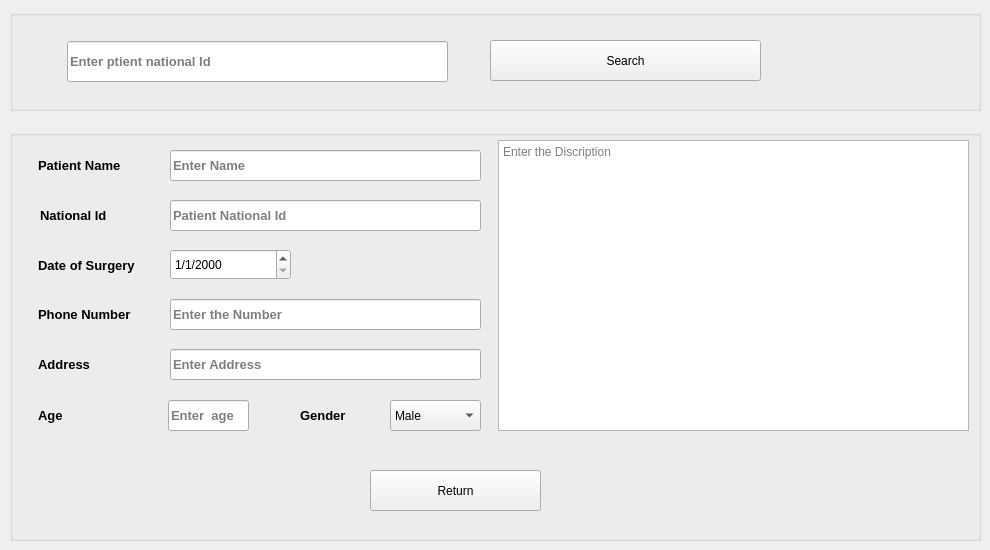
      <widget class="QWidget" name="tab_20">
       <attribute name="title">
        <string>Patient Return</string>
       </attribute>
       <widget class="QGroupBox" name="groupBox_32">
        <property name="geometry">
         <rect>
          <x>10</x>
          <y>130</y>
          <width>971</width>
          <height>411</height>
         </rect>
        </property>
        <property name="styleSheet">
         <string notr="true"/>
        </property>
        <property name="title">
         <string/>
        </property>
        <widget class="QLabel" name="label_90">
         <property name="geometry">
          <rect>
           <x>28</x>
           <y>219</y>
           <width>111</width>
           <height>31</height>
          </rect>
         </property>
         <property name="font">
          <font>
           <pointsize>10</pointsize>
           <weight>75</weight>
           <bold>true</bold>
          </font>
         </property>
         <property name="styleSheet">
          <string notr="true"/>
         </property>
         <property name="text">
          <string>Address</string>
         </property>
        </widget>
        <widget class="QTextEdit" name="textEdit_10">
         <property name="geometry">
          <rect>
           <x>488</x>
           <y>10</y>
           <width>471</width>
           <height>291</height>
          </rect>
         </property>
         <property name="placeholderText">
          <string>Enter the Discription</string>
         </property>
        </widget>
        <widget class="QLabel" name="label_91">
         <property name="geometry">
          <rect>
           <x>28</x>
           <y>169</y>
           <width>111</width>
           <height>31</height>
          </rect>
         </property>
         <property name="font">
          <font>
           <pointsize>10</pointsize>
           <weight>75</weight>
           <bold>true</bold>
          </font>
         </property>
         <property name="styleSheet">
          <string notr="true"/>
         </property>
         <property name="text">
          <string>Phone Number</string>
         </property>
        </widget>
        <widget class="QPushButton" name="pushButton_51">
         <property name="geometry">
          <rect>
           <x>360</x>
           <y>340</y>
           <width>171</width>
           <height>41</height>
          </rect>
         </property>
         <property name="styleSheet">
          <string notr="true"/>
         </property>
         <property name="text">
          <string>Return</string>
         </property>
        </widget>
        <widget class="QLabel" name="label_92">
         <property name="geometry">
          <rect>
           <x>290</x>
           <y>270</y>
           <width>61</width>
           <height>31</height>
          </rect>
         </property>
         <property name="font">
          <font>
           <pointsize>10</pointsize>
           <weight>75</weight>
           <bold>true</bold>
          </font>
         </property>
         <property name="styleSheet">
          <string notr="true"/>
         </property>
         <property name="text">
          <string>Gender</string>
         </property>
        </widget>
        <widget class="QLabel" name="label_93">
         <property name="geometry">
          <rect>
           <x>28</x>
           <y>120</y>
           <width>111</width>
           <height>31</height>
          </rect>
         </property>
         <property name="font">
          <font>
           <pointsize>10</pointsize>
           <weight>75</weight>
           <bold>true</bold>
          </font>
         </property>
         <property name="styleSheet">
          <string notr="true"/>
         </property>
         <property name="text">
          <string>Date of Surgery</string>
         </property>
        </widget>
        <widget class="QLabel" name="label_94">
         <property name="geometry">
          <rect>
           <x>28</x>
           <y>20</y>
           <width>111</width>
           <height>31</height>
          </rect>
         </property>
         <property name="font">
          <font>
           <pointsize>10</pointsize>
           <weight>75</weight>
           <bold>true</bold>
          </font>
         </property>
         <property name="styleSheet">
          <string notr="true"/>
         </property>
         <property name="text">
          <string>Patient Name</string>
         </property>
        </widget>
        <widget class="QLineEdit" name="lineEdit_62">
         <property name="geometry">
          <rect>
           <x>160</x>
           <y>169</y>
           <width>311</width>
           <height>31</height>
          </rect>
         </property>
         <property name="font">
          <font>
           <pointsize>10</pointsize>
           <weight>75</weight>
           <bold>true</bold>
          </font>
         </property>
         <property name="placeholderText">
          <string>Enter the Number</string>
         </property>
        </widget>
        <widget class="QLineEdit" name="lineEdit_63">
         <property name="geometry">
          <rect>
           <x>158</x>
           <y>270</y>
           <width>81</width>
           <height>31</height>
          </rect>
         </property>
         <property name="font">
          <font>
           <pointsize>10</pointsize>
           <weight>75</weight>
           <bold>true</bold>
          </font>
         </property>
         <property name="text">
          <string/>
         </property>
         <property name="placeholderText">
          <string>Enter  age</string>
         </property>
        </widget>
        <widget class="QLabel" name="label_95">
         <property name="geometry">
          <rect>
           <x>28</x>
           <y>270</y>
           <width>111</width>
           <height>31</height>
          </rect>
         </property>
         <property name="font">
          <font>
           <pointsize>10</pointsize>
           <weight>75</weight>
           <bold>true</bold>
          </font>
         </property>
         <property name="styleSheet">
          <string notr="true"/>
         </property>
         <property name="text">
          <string>Age</string>
         </property>
        </widget>
        <widget class="QLineEdit" name="lineEdit_64">
         <property name="geometry">
          <rect>
           <x>160</x>
           <y>219</y>
           <width>311</width>
           <height>31</height>
          </rect>
         </property>
         <property name="font">
          <font>
           <pointsize>10</pointsize>
           <weight>75</weight>
           <bold>true</bold>
          </font>
         </property>
         <property name="placeholderText">
          <string>Enter Address</string>
         </property>
        </widget>
        <widget class="QLineEdit" name="lineEdit_65">
         <property name="geometry">
          <rect>
           <x>160</x>
           <y>20</y>
           <width>311</width>
           <height>31</height>
          </rect>
         </property>
         <property name="font">
          <font>
           <pointsize>10</pointsize>
           <weight>75</weight>
           <bold>true</bold>
          </font>
         </property>
         <property name="placeholderText">
          <string>Enter Name</string>
         </property>
        </widget>
        <widget class="QComboBox" name="comboBox_14">
         <property name="geometry">
          <rect>
           <x>380</x>
           <y>270</y>
           <width>91</width>
           <height>31</height>
          </rect>
         </property>
         <item>
          <property name="text">
           <string>Male</string>
          </property>
         </item>
         <item>
          <property name="text">
           <string>Female</string>
          </property>
         </item>
        </widget>
        <widget class="QDateEdit" name="dateEdit_9">
         <property name="geometry">
          <rect>
           <x>160</x>
           <y>119</y>
           <width>121</width>
           <height>31</height>
          </rect>
         </property>
         <property name="displayFormat">
          <string>d/M/yyyy</string>
         </property>
        </widget>
        <widget class="QLineEdit" name="lineEdit_66">
         <property name="geometry">
          <rect>
           <x>160</x>
           <y>70</y>
           <width>311</width>
           <height>31</height>
          </rect>
         </property>
         <property name="font">
          <font>
           <pointsize>10</pointsize>
           <weight>75</weight>
           <bold>true</bold>
          </font>
         </property>
         <property name="placeholderText">
          <string>Patient National Id </string>
         </property>
        </widget>
        <widget class="QLabel" name="label_96">
         <property name="geometry">
          <rect>
           <x>30</x>
           <y>70</y>
           <width>111</width>
           <height>31</height>
          </rect>
         </property>
         <property name="font">
          <font>
           <pointsize>10</pointsize>
           <weight>75</weight>
           <bold>true</bold>
          </font>
         </property>
         <property name="styleSheet">
          <string notr="true"/>
         </property>
         <property name="text">
          <string>National Id</string>
         </property>
        </widget>
       </widget>
       <widget class="QGroupBox" name="groupBox_33">
        <property name="geometry">
         <rect>
          <x>10</x>
          <y>10</y>
          <width>971</width>
          <height>101</height>
         </rect>
        </property>
        <property name="title">
         <string/>
        </property>
        <widget class="QLineEdit" name="lineEdit_67">
         <property name="geometry">
          <rect>
           <x>57</x>
           <y>31</y>
           <width>381</width>
           <height>41</height>
          </rect>
         </property>
         <property name="font">
          <font>
           <pointsize>10</pointsize>
           <weight>75</weight>
           <bold>true</bold>
          </font>
         </property>
         <property name="placeholderText">
          <string>Enter ptient national Id</string>
         </property>
        </widget>
        <widget class="QPushButton" name="pushButton_52">
         <property name="geometry">
          <rect>
           <x>480</x>
           <y>30</y>
           <width>271</width>
           <height>41</height>
          </rect>
         </property>
         <property name="styleSheet">
          <string notr="true"/>
         </property>
         <property name="text">
          <string>Search</string>
         </property>
         <property name="icon">
          <iconset resource="icons.qrc">
           <normaloff>:/imag/sear.png</normaloff>:/imag/sear.png</iconset>
         </property>
         <property name="iconSize">
          <size>
           <width>40</width>
           <height>40</height>
          </size>
         </property>
        </widget>
       </widget>
      </widget>
